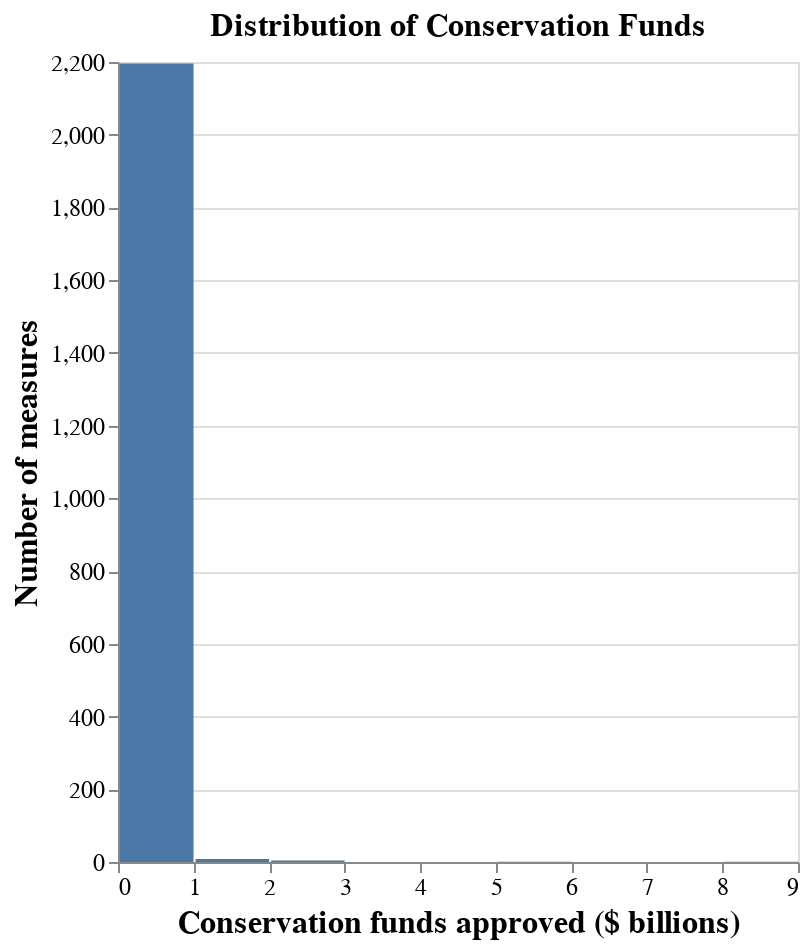

The cell this chart's notebook holds for it:
### Code cell
chart = alt.Chart(df).mark_bar().encode(
    x=alt.X(
        "conservation_funds_approved:Q",
        bin=alt.Bin(maxbins=10),
        title="Conservation funds approved ($ billions)",
        axis=alt.Axis(
            format="$,.0f",
            labelExpr="datum.value / 1000000000",
            titleFontSize=16,
            labelFontSize=12

        ),
    ),
    y=alt.Y("count()", title="Number of measures", axis = alt.Axis(titleFontSize=16,
            labelFontSize=12)),
).properties(
    title=alt.TitleParams(
        text="Distribution of Conservation Funds",
        fontSize=16
    ),
    width=340,
    height = 400
)
chart.save('dist_conservation_funds.png',ppi=300)
chart

### Figure 1 — Vega-Lite specification as saved in the notebook (floating-point values rounded to 4 significant figures; data arrays with more than 128 entries replaced by an {"elided": "..."} marker saying what was removed)
{"config": {"view": {"continuousWidth": 300, "continuousHeight": 300}}, "data": {"name": "data-7c9221b7f6dbebbe574f120e326238a9"}, "mark": {"type": "bar"}, "encoding": {"x": {"axis": {"format": "$,.0f", "labelExpr": "datum.value / 1000000000", "labelFontSize": 12, "titleFontSize": 16}, "bin": {"maxbins": 10}, "field": "conservation_funds_approved", "title": "Conservation funds approved ($ billions)", "type": "quantitative"}, "y": {"aggregate": "count", "axis": {"labelFontSize": 12, "titleFontSize": 16}, "title": "Number of measures", "type": "quantitative"}}, "height": 400, "title": {"text": "Distribution of Conservation Funds", "fontSize": 16}, "width": 340, "$schema": "https://vega.github.io/schema/vega-lite/v5.17.0.json", "datasets": {"data-7c9221b7f6dbebbe574f120e326238a9": {"elided": "2210 records"}}}
